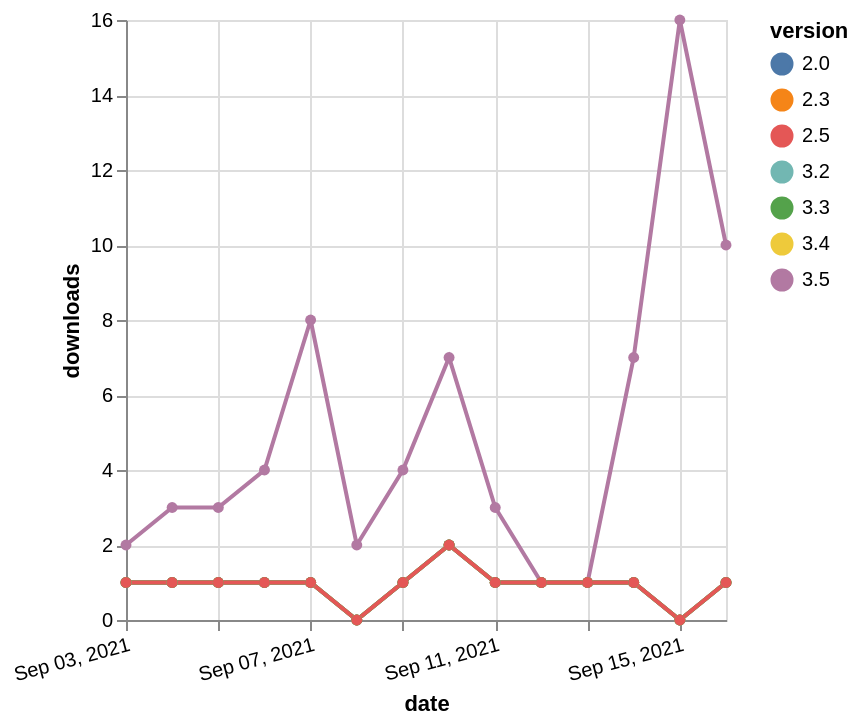

Vega-Lite specification for this chart:
### Vega-Lite specification from a JSON file in a GitHub repository (floating-point values rounded to 4 significant figures)
{"$schema": "https://vega.github.io/schema/vega-lite/v5.json", "description": "A simple bar chart with embedded data.", "data": {"values": [{"date": "2021-09-03", "total": 1217, "delta": 2, "version": "3.5"}, {"date": "2021-09-04", "total": 1220, "delta": 3, "version": "3.5"}, {"date": "2021-09-05", "total": 1223, "delta": 3, "version": "3.5"}, {"date": "2021-09-06", "total": 1227, "delta": 4, "version": "3.5"}, {"date": "2021-09-07", "total": 1235, "delta": 8, "version": "3.5"}, {"date": "2021-09-08", "total": 1237, "delta": 2, "version": "3.5"}, {"date": "2021-09-09", "total": 1241, "delta": 4, "version": "3.5"}, {"date": "2021-09-10", "total": 1248, "delta": 7, "version": "3.5"}, {"date": "2021-09-11", "total": 1251, "delta": 3, "version": "3.5"}, {"date": "2021-09-12", "total": 1252, "delta": 1, "version": "3.5"}, {"date": "2021-09-13", "total": 1253, "delta": 1, "version": "3.5"}, {"date": "2021-09-14", "total": 1260, "delta": 7, "version": "3.5"}, {"date": "2021-09-15", "total": 1276, "delta": 16, "version": "3.5"}, {"date": "2021-09-16", "total": 1286, "delta": 10, "version": "3.5"}, {"date": "2021-09-03", "total": 876, "delta": 1, "version": "2.3"}, {"date": "2021-09-04", "total": 877, "delta": 1, "version": "2.3"}, {"date": "2021-09-05", "total": 878, "delta": 1, "version": "2.3"}, {"date": "2021-09-06", "total": 879, "delta": 1, "version": "2.3"}, {"date": "2021-09-07", "total": 880, "delta": 1, "version": "2.3"}, {"date": "2021-09-08", "total": 880, "delta": 0, "version": "2.3"}, {"date": "2021-09-09", "total": 881, "delta": 1, "version": "2.3"}, {"date": "2021-09-10", "total": 883, "delta": 2, "version": "2.3"}, {"date": "2021-09-11", "total": 884, "delta": 1, "version": "2.3"}, {"date": "2021-09-12", "total": 885, "delta": 1, "version": "2.3"}, {"date": "2021-09-13", "total": 886, "delta": 1, "version": "2.3"}, {"date": "2021-09-14", "total": 887, "delta": 1, "version": "2.3"}, {"date": "2021-09-15", "total": 887, "delta": 0, "version": "2.3"}, {"date": "2021-09-16", "total": 888, "delta": 1, "version": "2.3"}, {"date": "2021-09-03", "total": 842, "delta": 1, "version": "2.0"}, {"date": "2021-09-04", "total": 843, "delta": 1, "version": "2.0"}, {"date": "2021-09-05", "total": 844, "delta": 1, "version": "2.0"}, {"date": "2021-09-06", "total": 845, "delta": 1, "version": "2.0"}, {"date": "2021-09-07", "total": 846, "delta": 1, "version": "2.0"}, {"date": "2021-09-08", "total": 846, "delta": 0, "version": "2.0"}, {"date": "2021-09-09", "total": 847, "delta": 1, "version": "2.0"}, {"date": "2021-09-10", "total": 849, "delta": 2, "version": "2.0"}, {"date": "2021-09-11", "total": 850, "delta": 1, "version": "2.0"}, {"date": "2021-09-12", "total": 851, "delta": 1, "version": "2.0"}, {"date": "2021-09-13", "total": 852, "delta": 1, "version": "2.0"}, {"date": "2021-09-14", "total": 853, "delta": 1, "version": "2.0"}, {"date": "2021-09-15", "total": 853, "delta": 0, "version": "2.0"}, {"date": "2021-09-16", "total": 854, "delta": 1, "version": "2.0"}, {"date": "2021-09-03", "total": 291, "delta": 1, "version": "3.4"}, {"date": "2021-09-04", "total": 292, "delta": 1, "version": "3.4"}, {"date": "2021-09-05", "total": 293, "delta": 1, "version": "3.4"}, {"date": "2021-09-06", "total": 294, "delta": 1, "version": "3.4"}, {"date": "2021-09-07", "total": 295, "delta": 1, "version": "3.4"}, {"date": "2021-09-08", "total": 295, "delta": 0, "version": "3.4"}, {"date": "2021-09-09", "total": 296, "delta": 1, "version": "3.4"}, {"date": "2021-09-10", "total": 298, "delta": 2, "version": "3.4"}, {"date": "2021-09-11", "total": 299, "delta": 1, "version": "3.4"}, {"date": "2021-09-12", "total": 300, "delta": 1, "version": "3.4"}, {"date": "2021-09-13", "total": 301, "delta": 1, "version": "3.4"}, {"date": "2021-09-14", "total": 302, "delta": 1, "version": "3.4"}, {"date": "2021-09-15", "total": 302, "delta": 0, "version": "3.4"}, {"date": "2021-09-16", "total": 303, "delta": 1, "version": "3.4"}, {"date": "2021-09-03", "total": 525, "delta": 1, "version": "3.2"}, {"date": "2021-09-04", "total": 526, "delta": 1, "version": "3.2"}, {"date": "2021-09-05", "total": 527, "delta": 1, "version": "3.2"}, {"date": "2021-09-06", "total": 528, "delta": 1, "version": "3.2"}, {"date": "2021-09-07", "total": 529, "delta": 1, "version": "3.2"}, {"date": "2021-09-08", "total": 529, "delta": 0, "version": "3.2"}, {"date": "2021-09-09", "total": 530, "delta": 1, "version": "3.2"}, {"date": "2021-09-10", "total": 532, "delta": 2, "version": "3.2"}, {"date": "2021-09-11", "total": 533, "delta": 1, "version": "3.2"}, {"date": "2021-09-12", "total": 534, "delta": 1, "version": "3.2"}, {"date": "2021-09-13", "total": 535, "delta": 1, "version": "3.2"}, {"date": "2021-09-14", "total": 536, "delta": 1, "version": "3.2"}, {"date": "2021-09-15", "total": 536, "delta": 0, "version": "3.2"}, {"date": "2021-09-16", "total": 537, "delta": 1, "version": "3.2"}, {"date": "2021-09-03", "total": 550, "delta": 1, "version": "3.3"}, {"date": "2021-09-04", "total": 551, "delta": 1, "version": "3.3"}, {"date": "2021-09-05", "total": 552, "delta": 1, "version": "3.3"}, {"date": "2021-09-06", "total": 553, "delta": 1, "version": "3.3"}, {"date": "2021-09-07", "total": 554, "delta": 1, "version": "3.3"}, {"date": "2021-09-08", "total": 554, "delta": 0, "version": "3.3"}, {"date": "2021-09-09", "total": 555, "delta": 1, "version": "3.3"}, {"date": "2021-09-10", "total": 557, "delta": 2, "version": "3.3"}, {"date": "2021-09-11", "total": 558, "delta": 1, "version": "3.3"}, {"date": "2021-09-12", "total": 559, "delta": 1, "version": "3.3"}, {"date": "2021-09-13", "total": 560, "delta": 1, "version": "3.3"}, {"date": "2021-09-14", "total": 561, "delta": 1, "version": "3.3"}, {"date": "2021-09-15", "total": 561, "delta": 0, "version": "3.3"}, {"date": "2021-09-16", "total": 562, "delta": 1, "version": "3.3"}, {"date": "2021-09-03", "total": 1018, "delta": 1, "version": "2.5"}, {"date": "2021-09-04", "total": 1019, "delta": 1, "version": "2.5"}, {"date": "2021-09-05", "total": 1020, "delta": 1, "version": "2.5"}, {"date": "2021-09-06", "total": 1021, "delta": 1, "version": "2.5"}, {"date": "2021-09-07", "total": 1022, "delta": 1, "version": "2.5"}, {"date": "2021-09-08", "total": 1022, "delta": 0, "version": "2.5"}, {"date": "2021-09-09", "total": 1023, "delta": 1, "version": "2.5"}, {"date": "2021-09-10", "total": 1025, "delta": 2, "version": "2.5"}, {"date": "2021-09-11", "total": 1026, "delta": 1, "version": "2.5"}, {"date": "2021-09-12", "total": 1027, "delta": 1, "version": "2.5"}, {"date": "2021-09-13", "total": 1028, "delta": 1, "version": "2.5"}, {"date": "2021-09-14", "total": 1029, "delta": 1, "version": "2.5"}, {"date": "2021-09-15", "total": 1029, "delta": 0, "version": "2.5"}, {"date": "2021-09-16", "total": 1030, "delta": 1, "version": "2.5"}]}, "width": "container", "mark": {"type": "line", "point": {"filled": true}}, "encoding": {"x": {"field": "date", "type": "temporal", "timeUnit": "yearmonthdate", "title": "date", "axis": {"labelAngle": -15}}, "y": {"field": "delta", "type": "quantitative", "title": "downloads"}, "color": {"field": "version", "type": "nominal"}, "tooltip": {"field": "delta"}}}
